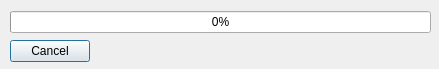
<?xml version="1.0" encoding="UTF-8"?>
<ui version="4.0">
 <class>testingTaskProgressDialog</class>
 <widget class="QDialog" name="testingTaskProgressDialog">
  <property name="windowModality">
   <enum>Qt::ApplicationModal</enum>
  </property>
  <property name="geometry">
   <rect>
    <x>0</x>
    <y>0</y>
    <width>439</width>
    <height>69</height>
   </rect>
  </property>
  <property name="sizePolicy">
   <sizepolicy hsizetype="Fixed" vsizetype="Fixed">
    <horstretch>0</horstretch>
    <verstretch>0</verstretch>
   </sizepolicy>
  </property>
  <property name="windowTitle">
   <string>Testing...</string>
  </property>
  <property name="modal">
   <bool>true</bool>
  </property>
  <widget class="QWidget" name="verticalLayoutWidget">
   <property name="geometry">
    <rect>
     <x>10</x>
     <y>10</y>
     <width>421</width>
     <height>54</height>
    </rect>
   </property>
   <layout class="QVBoxLayout" name="verticalLayout">
    <item>
     <widget class="QProgressBar" name="progressBar">
      <property name="value">
       <number>0</number>
      </property>
     </widget>
    </item>
    <item>
     <layout class="QHBoxLayout" name="horizontalLayout">
      <item>
       <widget class="QPushButton" name="cancelButton">
        <property name="text">
         <string>Cancel</string>
        </property>
       </widget>
      </item>
      <item>
       <spacer name="horizontalSpacer">
        <property name="orientation">
         <enum>Qt::Horizontal</enum>
        </property>
        <property name="sizeHint" stdset="0">
         <size>
          <width>40</width>
          <height>20</height>
         </size>
        </property>
       </spacer>
      </item>
     </layout>
    </item>
   </layout>
  </widget>
 </widget>
 <resources/>
 <connections/>
</ui>
